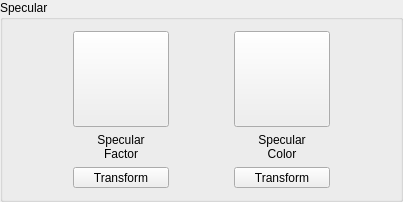
            <widget class="QGroupBox" name="grpSpecular">
             <property name="title">
              <string>Specular</string>
             </property>
             <layout class="QHBoxLayout" name="horizontalLayout_7">
              <item>
               <spacer name="horizontalSpacer_31">
                <property name="orientation">
                 <enum>Qt::Orientation::Horizontal</enum>
                </property>
                <property name="sizeHint" stdset="0">
                 <size>
                  <width>59</width>
                  <height>20</height>
                 </size>
                </property>
               </spacer>
              </item>
              <item>
               <layout class="QVBoxLayout" name="verticalLayout_23">
                <item>
                 <widget class="QPushButton" name="btnSpecFactorColorTex">
                  <property name="minimumSize">
                   <size>
                    <width>96</width>
                    <height>96</height>
                   </size>
                  </property>
                  <property name="maximumSize">
                   <size>
                    <width>96</width>
                    <height>96</height>
                   </size>
                  </property>
                  <property name="acceptDrops">
                   <bool>true</bool>
                  </property>
                  <property name="toolTip">
                   <string>Load/Replace Specular Factor</string>
                  </property>
                  <property name="text">
                   <string/>
                  </property>
                  <property name="iconSize">
                   <size>
                    <width>90</width>
                    <height>90</height>
                   </size>
                  </property>
                 </widget>
                </item>
                <item>
                 <widget class="QLabel" name="lblSpecFactorColor">
                  <property name="text">
                   <string>Specular
Factor</string>
                  </property>
                  <property name="alignment">
                   <set>Qt::AlignmentFlag::AlignCenter</set>
                  </property>
                 </widget>
                </item>
                <item>
                 <widget class="QToolButton" name="toolButtonSpecFactorTexTrsf">
                  <property name="sizePolicy">
                   <sizepolicy hsizetype="MinimumExpanding" vsizetype="Fixed">
                    <horstretch>0</horstretch>
                    <verstretch>0</verstretch>
                   </sizepolicy>
                  </property>
                  <property name="text">
                   <string>Transform</string>
                  </property>
                 </widget>
                </item>
               </layout>
              </item>
              <item>
               <spacer name="horizontalSpacer_32">
                <property name="orientation">
                 <enum>Qt::Orientation::Horizontal</enum>
                </property>
                <property name="sizeHint" stdset="0">
                 <size>
                  <width>59</width>
                  <height>20</height>
                 </size>
                </property>
               </spacer>
              </item>
              <item>
               <layout class="QVBoxLayout" name="verticalLayout_24">
                <item>
                 <widget class="QPushButton" name="btnSpecColorColorTex">
                  <property name="minimumSize">
                   <size>
                    <width>96</width>
                    <height>96</height>
                   </size>
                  </property>
                  <property name="maximumSize">
                   <size>
                    <width>96</width>
                    <height>96</height>
                   </size>
                  </property>
                  <property name="acceptDrops">
                   <bool>true</bool>
                  </property>
                  <property name="toolTip">
                   <string>Load/Replace Specular Color</string>
                  </property>
                  <property name="text">
                   <string/>
                  </property>
                  <property name="iconSize">
                   <size>
                    <width>90</width>
                    <height>90</height>
                   </size>
                  </property>
                 </widget>
                </item>
                <item>
                 <widget class="QLabel" name="lblSpecColorColor">
                  <property name="text">
                   <string>Specular
Color</string>
                  </property>
                  <property name="alignment">
                   <set>Qt::AlignmentFlag::AlignCenter</set>
                  </property>
                 </widget>
                </item>
                <item>
                 <widget class="QToolButton" name="toolButtonSpecColorTexTrsf">
                  <property name="sizePolicy">
                   <sizepolicy hsizetype="MinimumExpanding" vsizetype="Fixed">
                    <horstretch>0</horstretch>
                    <verstretch>0</verstretch>
                   </sizepolicy>
                  </property>
                  <property name="text">
                   <string>Transform</string>
                  </property>
                 </widget>
                </item>
               </layout>
              </item>
              <item>
               <spacer name="horizontalSpacer_33">
                <property name="orientation">
                 <enum>Qt::Orientation::Horizontal</enum>
                </property>
                <property name="sizeHint" stdset="0">
                 <size>
                  <width>59</width>
                  <height>20</height>
                 </size>
                </property>
               </spacer>
              </item>
             </layout>
            </widget>
